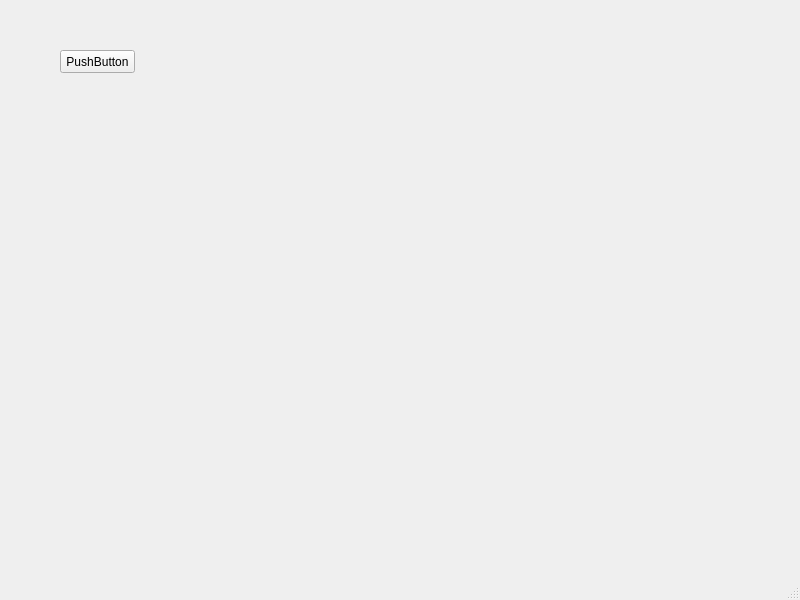
<?xml version="1.0" encoding="UTF-8"?>
<ui version="4.0">
 <class>MainWindow</class>
 <widget class="QMainWindow" name="MainWindow">
  <property name="geometry">
   <rect>
    <x>0</x>
    <y>0</y>
    <width>800</width>
    <height>600</height>
   </rect>
  </property>
  <property name="windowTitle">
   <string>MainWindow</string>
  </property>
  <widget class="QWidget" name="centralwidget">
   <widget class="QPushButton" name="pushButton">
    <property name="geometry">
     <rect>
      <x>60</x>
      <y>50</y>
      <width>75</width>
      <height>23</height>
     </rect>
    </property>
    <property name="text">
     <string>PushButton</string>
    </property>
   </widget>
  </widget>
  <widget class="QMenuBar" name="menubar">
   <property name="geometry">
    <rect>
     <x>0</x>
     <y>0</y>
     <width>800</width>
     <height>21</height>
    </rect>
   </property>
  </widget>
  <widget class="QStatusBar" name="statusbar"/>
 </widget>
 <resources/>
 <connections/>
</ui>
